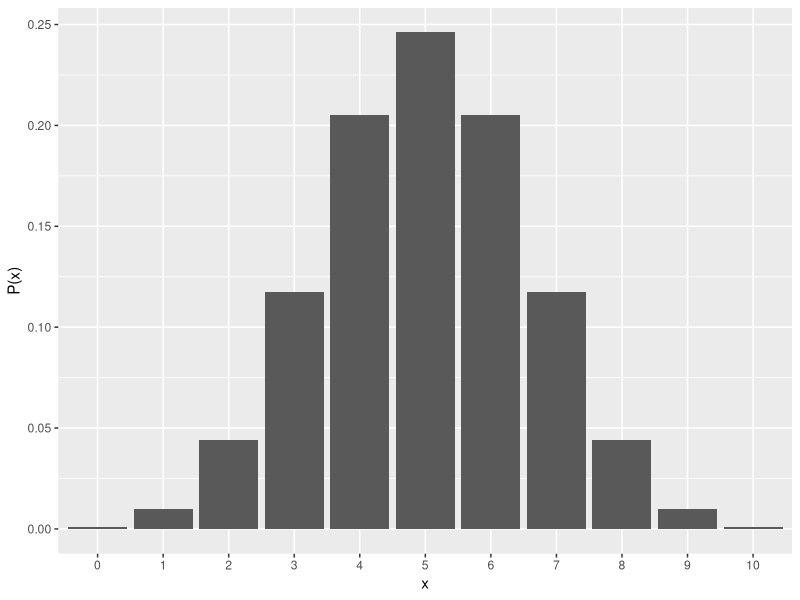
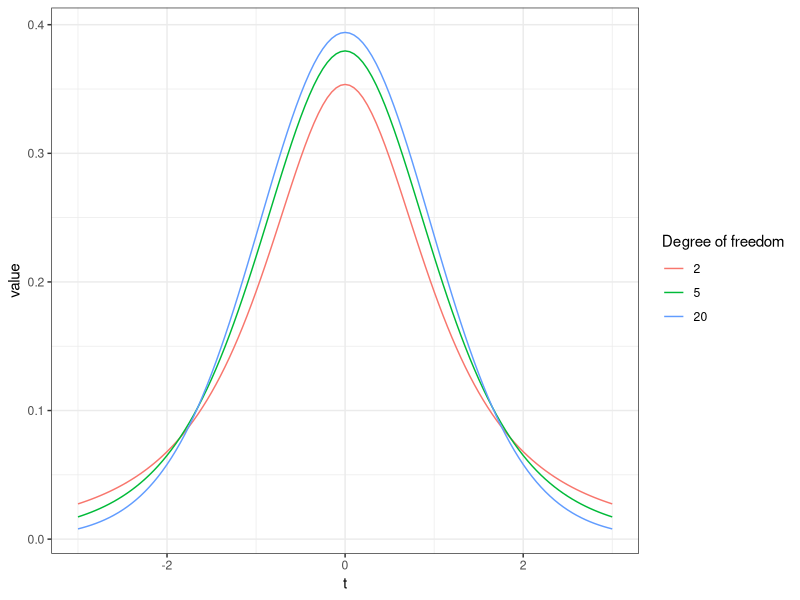
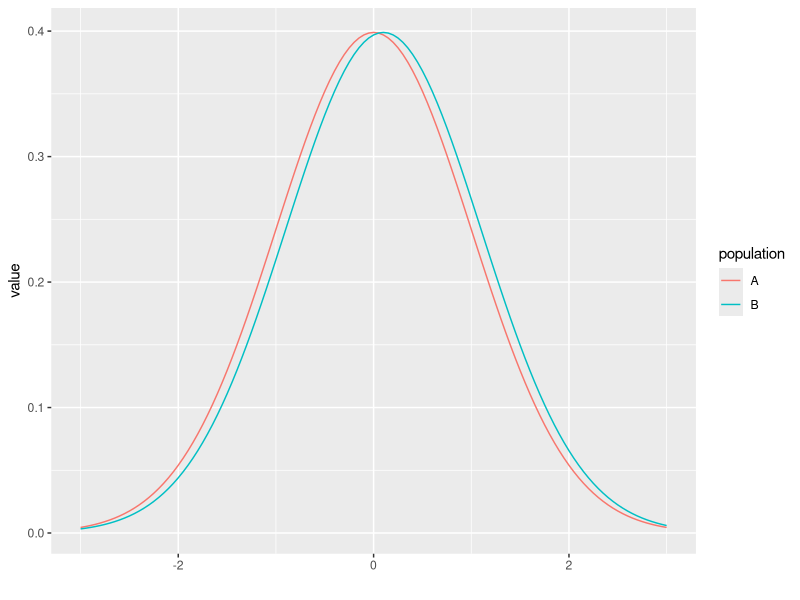
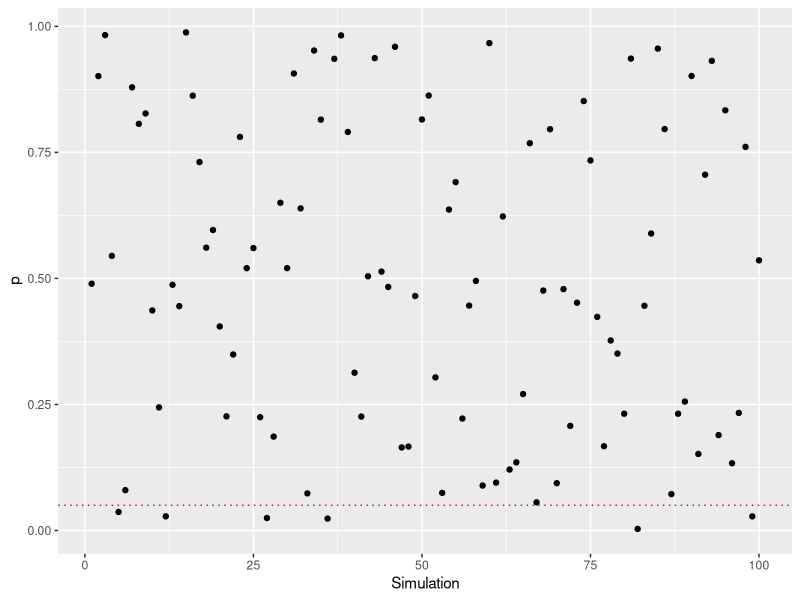

The R script that drew these images, in order:
## ---- chunk 1
knitr::opts_chunk$set(echo = TRUE)
library(ggplot2)
library(knitr)
set.seed(1234)
## ---- chunk 2

plot = data.frame(x=0:10, p=dbinom(x=0:10, size=10, prob=0.5))

ggplot2::ggplot() + 
  ggplot2::geom_bar(data=plot, aes(x=factor(x), y=p), stat="identity") + 
  labs(y = "P(x)", x ="x")
## ---- chunk 3
d = data.frame(x=0:10, p_x =dbinom(x=0:10, size=10, prob=0.5))
d
## ---- chunk 4
d$p_x[1] + d$p_x[2] + d$p_x[3] + d$p_x[9] + d$p_x[10] + d$p_x[11]
## ---- chunk 5

binom.test(x = 2, n = 10, p = 0.5) #出てくる結果はデフォルトで両側検定になる。

## ---- chunk 6
set.seed(1)
Value = c(rnorm(n = 10, mean = 0, sd = 1), rnorm(n = 10, mean = 1, sd = 1))
Treatment = c(rep("X", 10), rep("Y", 10))
sample_data = data.frame(Treatment = Treatment, Value = Value)

head(sample_data)

## ---- chunk 7

tapply(sample_data$Value, sample_data$Treatment, mean) #グループごとに平均を求める
tapply(sample_data$Value, sample_data$Treatment, sd) #グループごとに標準偏差を求める

## ---- chunk 8

x = seq(-3, 3, 0.05)
y_t2 = dt(x = x, df = 2) #自由度2のt分布
y_t5 = dt(x = x, df = 5) #自由度5のt分布
y_t20 = dt(x = x, df = 20) #自由度20のt分布

dat_t2 = data.frame(df = 2,x = x, y = y_t2)
dat_t5 = data.frame(df = 5,x = x, y = y_t5)
dat_t20 = data.frame(df = 20,x = x, y = y_t20)

dat_t = rbind(dat_t2, dat_t5, dat_t20)

p = ggplot2::ggplot() + 
  ggplot2::geom_line(data = dat_t, aes(x = x, y = y, color = factor(df))) + 
  ggplot2::labs(x = "t", y = "value", color = "Degree of freedom") +
  ggplot2::theme_bw()
p

## ---- chunk 9

t.test(data = sample_data, Value ~ Treatment) #dataにデータの名前、比較の対象となる変数~グループを意味する変数とうかたちで入力すると結果が出力される。

## ---- chunk 10

x = seq(-3, 3, 0.05)

y_1 = dnorm(x=x, mean=0, sd=1) 
y_2 = dnorm(x=x, mean=0.1, sd=1) 

dat_norm_1 = data.frame(group = "A", x = x, y = y_1)
dat_norm_2 = data.frame(group = "B", x = x, y = y_2)
d_pop = rbind(dat_norm_1, dat_norm_2)

p = ggplot2::ggplot() + 
  ggplot2::geom_line(data = d_pop, aes(x = x, y = y, color = group)) + 
  ggplot2::labs(y = "value", x = "", color = "population")
p


## ---- chunk 11

set.seed(1)
N = 10
g_A = rnorm(n = N, mean = 0, sd = 1)
g_B = rnorm(n = N, mean = 0.1, sd = 1)
d = data.frame(group = c(rep("A", N), rep("B", N)), value = c(g_A, g_B))

t.test(data = d, value ~ group)

## ---- chunk 12

set.seed(1)
N = 1000
g_A = rnorm(n = N, mean = 0, sd = 1)
g_B = rnorm(n = N, mean = 0.1, sd = 1)
d = data.frame(group = c(rep("A", N), rep("B", N)), value = c(g_A, g_B))

t.test(data = d, value ~ group)

## ---- chunk 13

set.seed(1)
N = 20
g_A = rnorm(n = N, mean = 0, sd = 1)
g_B = rnorm(n = N, mean = 0, sd = 1)
d = data.frame(group = c(rep("A", N), rep("B", N)), value = c(g_A, g_B))

t.test(data = d, value ~ group)

## ---- chunk 14

set.seed(1)
d_sim = data.frame()
for(s in 1:100){
  N = 20
  g_A = rnorm(n = N, mean = 0, sd = 1)
  g_B = rnorm(n = N, mean = 0, sd = 1)
  d = data.frame(group = c(rep("A", N), rep("B", N)), value = c(g_A, g_B))

  result = t.test(data = d, value ~ group)
  p = result$p.value
  
  temp = data.frame(s = s, p = p)
  d_sim = rbind(d_sim, temp)

}

## ---- chunk 15

d_sim$significant = ifelse(d_sim$p < 0.05, "significant", "insignificant")
table(d_sim$significant)

## ---- chunk 16

ggplot2::ggplot() + 
  ggplot2::geom_point(data = d_sim, aes(x = s, y = p)) + 
  ggplot2::geom_hline(yintercept = 0.05, linetype = "dotted", color= "red") +
  ggplot2::labs(x = "Simulation", y = "p")

## ---- chunk 17

1 - (1 - 0.05)^10 #全ての確率から、「10回検定を行って全て正しい判断を行う」確率を差し引いたものが、「少なくとも1回は誤った判断をしてしまう確率」

## ---- chunk 18

A = c(38, 53, 61, 27, 54, 55, 44, 45, 44, 41)
B = c(48, 40, 43, 56, 69, 53, 47, 41, 42, 91)
Value = c(A, B)
Treatment = c(rep("A", 10), rep("B", 10))
sample = data.frame(Treatment = Treatment, Value = Value)

str(sample)

